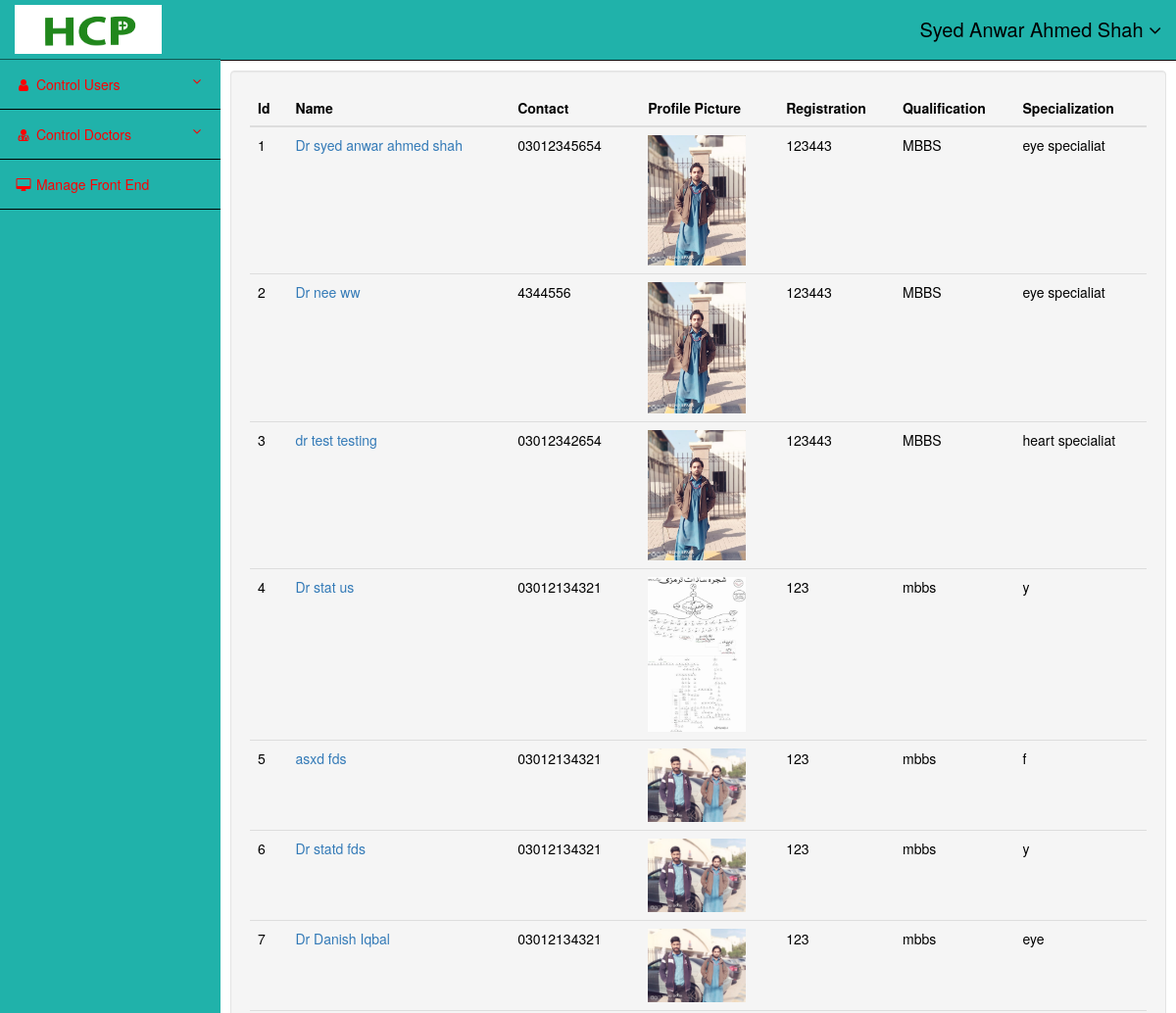
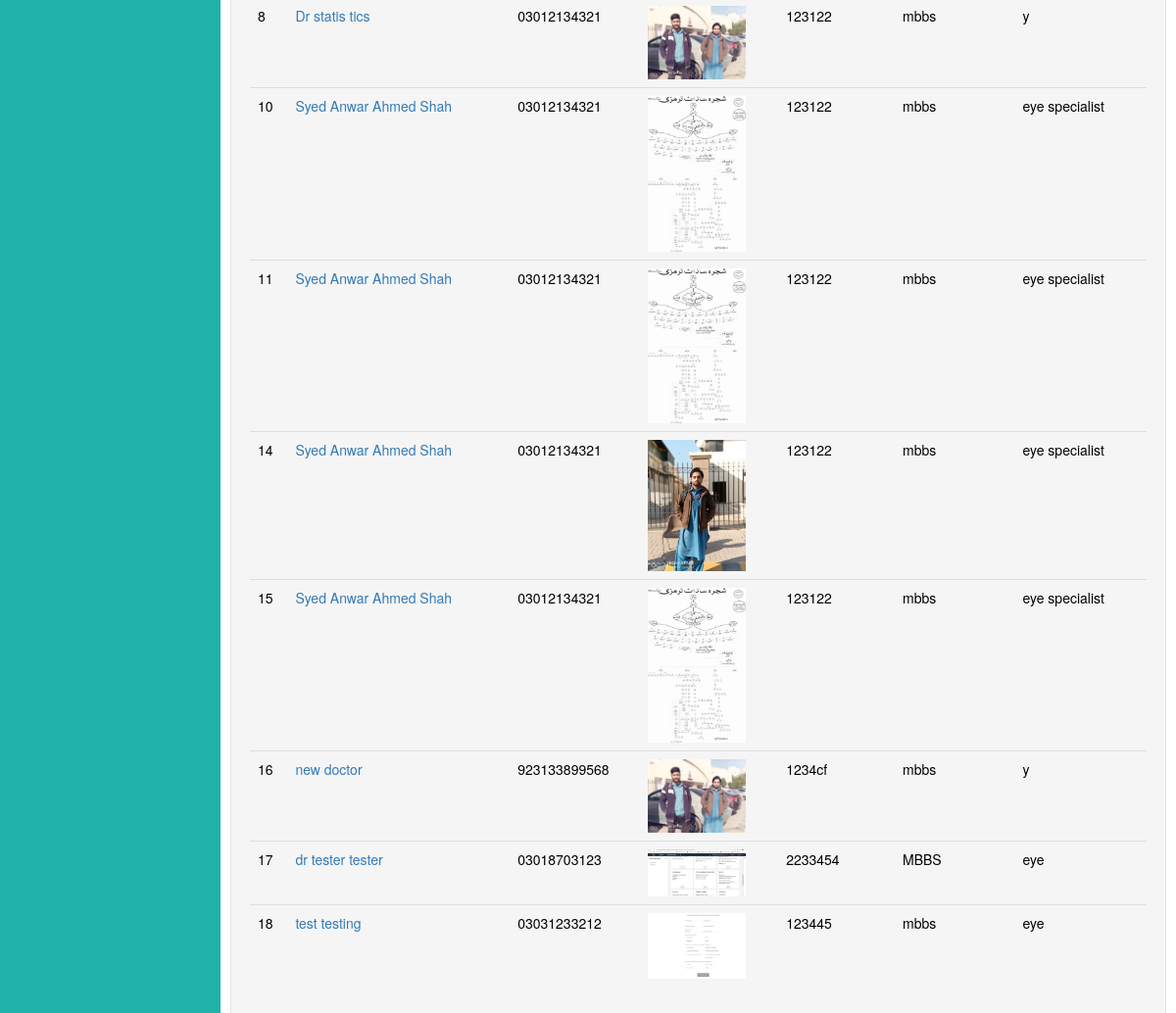
/admin/cdoctora.php (signed in), run on an earlier commit of the app's database (2 pictures, top to bottom).
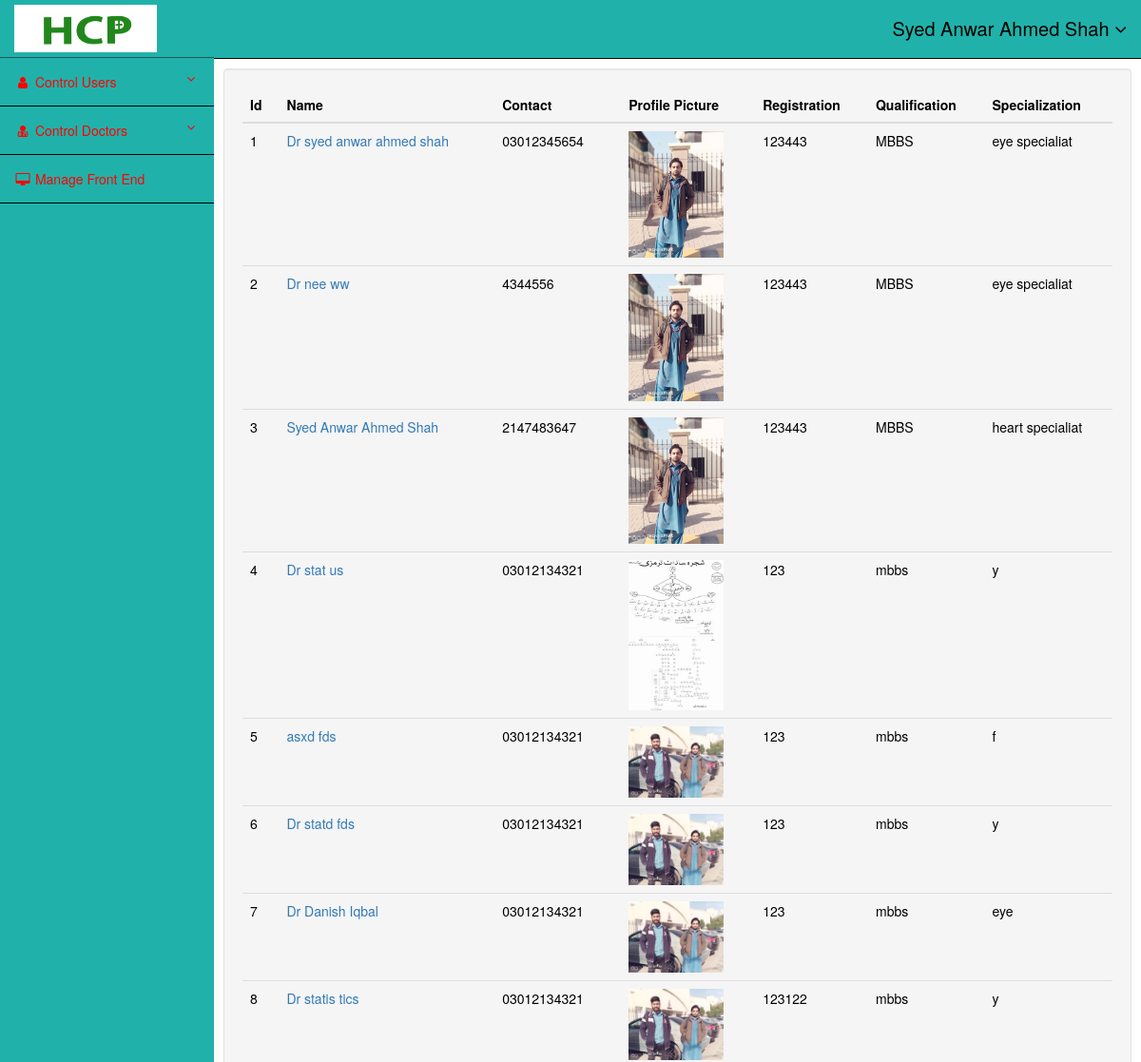
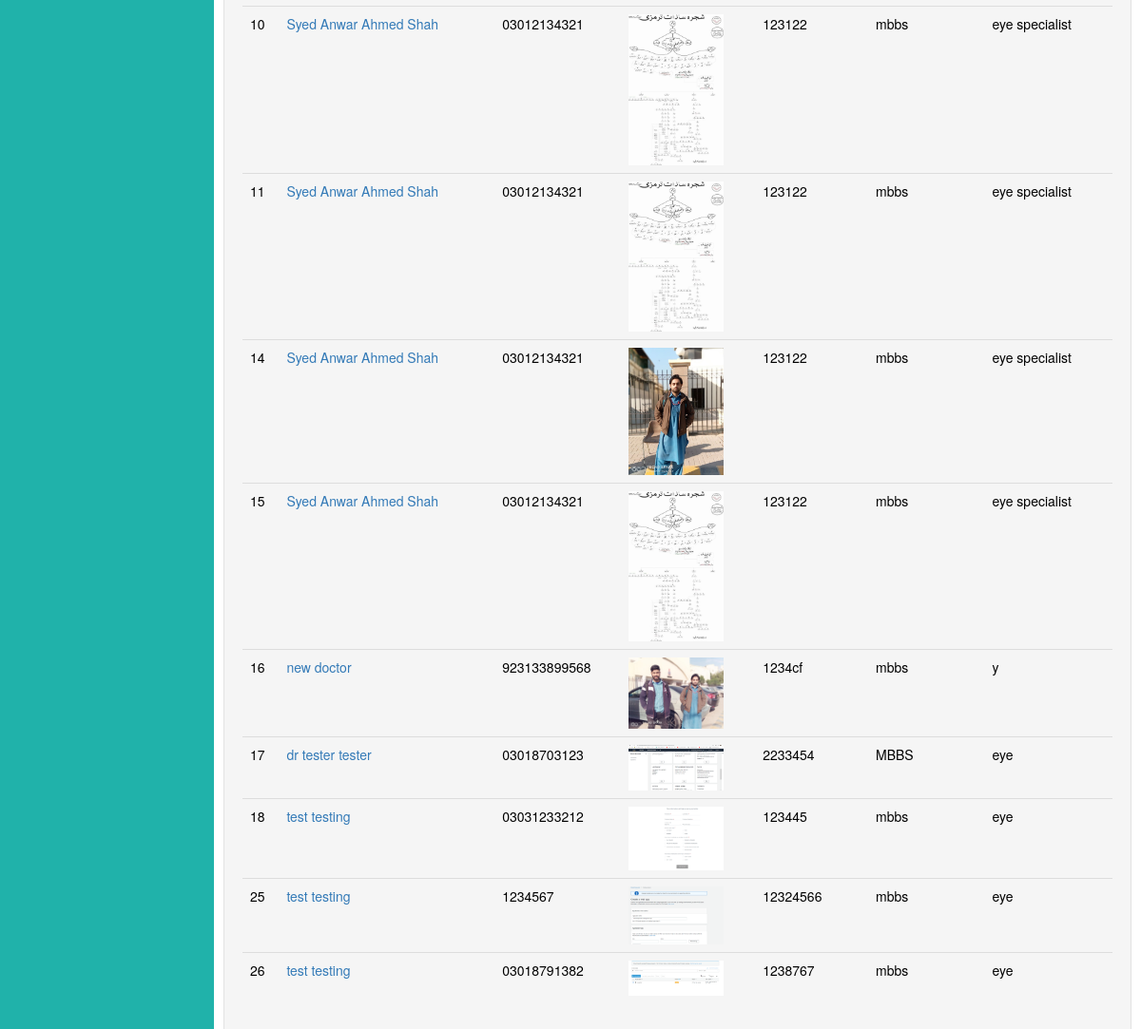
And on a later commit of the database (2 pictures, top to bottom).
### tables this page shows
CREATE TABLE `tbldoctors` (
  `id` int(10) NOT NULL,
  `name` varchar(255) NOT NULL,
  `faname` varchar(255) NOT NULL,
  `email` varchar(255) NOT NULL,
  `contact` varchar(255) NOT NULL,
  `address` varchar(255) NOT NULL,
  `regno` varchar(255) NOT NULL,
  `qualification` varchar(255) NOT NULL,
  `degimage` varchar(255) NOT NULL DEFAULT 'image.jpg',
  `certimage` varchar(255) NOT NULL DEFAULT 'image.jpg',
  `city` varchar(255) NOT NULL,
  `country` varchar(255) NOT NULL,
  `specialization` varchar(255) NOT NULL,
  `password` varchar(255) NOT NULL,
  `gender` varchar(10) NOT NULL,
  `status` int(10) NOT NULL DEFAULT 1
);

### admin/cdoctora.php (the view, shortened to what this page needs)
<?php
include('header.php');
?>
     <?php
     include('sidebar.php');
    ?>
    <div id="page-wrapper">
        <div class="container-fluid">
            <div class="row" id="main" >
                <div class="col-sm-12 col-md-12 well" id="content">
             <div class="row">
             <div class="col-md-12">
             <?php
             $q = mysqli_query($conn,"SELECT * FROM `tbldoctors` WHERE `status`=2");
             ?>
         <table class='table'>
                    <thead>
                      <tr>
                        <th>Id</th>
                        <th>Name</th>
                        <th>Contact</th>
                        <th>Profile Picture</th>
                        <th>Registration</th>
                        <th>Qualification</th>
                        <th>Specialization</th>
                      </tr>
                    </thead>
                    <tbody>
                    <?php
                          while($row = mysqli_fetch_array($q)){
                            echo "<tr>
                            <td>$row[id]</td>
                            <td><a href='view.php?id=$row[id]'>$row[name]</a></td>
                            <td>$row[contact]</td>
                            <td><img src='../upload/$row[certimage]' width='100px'></td>
                            <td>$row[regno]</td>
                            <td>$row[qualification]</td>
                            <td>$row[specialization]</td>
                            </tr>";
                        }
                      ?>
                    </tbody>
                  </table>
             </div>
             </div>
                 </div>
            </div>
        </div>
    </div>
</div>
<?php
include('footer.php');
?>

### admin/header.php (shortened to what this page needs)
<?php
include('../db.php');
     $q = mysqli_query($conn,"select * from tblusers where `email`='$_SESSION[email]' and `name`='$_SESSION[name]'");
    if(mysqli_num_rows($q)>0){
        $row = mysqli_fetch_array($q);
    }
?>
<!DOCTYPE html>
<html lang="en">
<head>
    <link href="http://maxcdn.bootstrapcdn.com/bootstrap/3.3.0/css/bootstrap.min.css" rel="stylesheet" id="bootstrap-css">
    <link href="admin.css" rel="stylesheet">
</head>
<body>
<div id="wrapper">
    <nav class="navbar navbar-inverse navbar-fixed-top" role="navigation" style="background-color:lightseagreen;">
        <div class="navbar-header">
            <a class="navbar-brand" href="../index.php">
                <img src="../img/final.png" alt="LOGO" width="150px" height="50px">
            </a>
        </div>
        <ul class="nav navbar-right top-nav">
              <li class="dropdown" >
                <a href="#" class="dropdown-toggle" data-toggle="dropdown" style="font-size:20px;"><?php echo $row['name'];?> <b class="fa fa-angle-down"></b></a>
            </li>
        </ul>

What changed in the data, as far as the page shows it:
changed tbldoctors "heart specialiat": name "dr test testing" → "Syed Anwar Ahmed Shah"; contact "03012342654" → "2147483647"
added tbldoctors: id "25", name "test testing", contact "1234567", certimage (picture), regno "12324566", qualification "mbbs", specialization "eye"
added tbldoctors: id "26", name "test testing", contact "03018791382", certimage (picture), regno "1238767", qualification "mbbs", specialization "eye"
